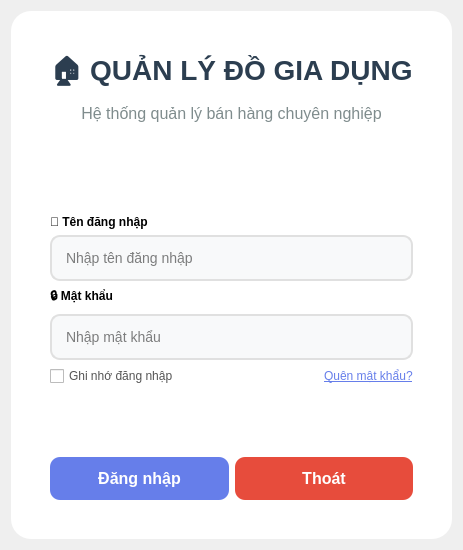
<?xml version="1.0" encoding="UTF-8"?>
<ui version="4.0">
 <class>LoginDialog</class>
 <widget class="QDialog" name="LoginDialog">
  <property name="geometry">
   <rect>
    <x>0</x>
    <y>0</y>
    <width>450</width>
    <height>550</height>
   </rect>
  </property>
  <property name="windowTitle">
   <string>Đăng nhập - Quản lý đồ gia dụng</string>
  </property>
  <property name="styleSheet">
   <string notr="true">
    QDialog {
        background: qlineargradient(x1:0, y1:0, x2:1, y2:1,
            stop:0 #667eea, stop:1 #764ba2);
    }
    QFrame#frameLogin {
        background-color: white;
        border-radius: 20px;
        padding: 30px;
    }
    QLabel#lblTitle {
        font-size: 28px;
        font-weight: bold;
        color: #2c3e50;
    }
    QLabel#lblSubtitle {
        font-size: 16px;
        color: #7f8c8d;
        margin-bottom: 20px;
    }
    QLineEdit {
        padding: 12px;
        border: 2px solid #e0e0e0;
        border-radius: 10px;
        font-size: 14px;
        background-color: #f8f9fa;
    }
    QLineEdit:focus {
        border-color: #667eea;
        background-color: white;
    }
    QPushButton {
        border-radius: 10px;
        padding: 12px;
        font-size: 16px;
        font-weight: bold;
    }
    QPushButton#btnLogin {
        background-color: #667eea;
        color: white;
    }
    QPushButton#btnLogin:hover {
        background-color: #5a67d8;
    }
    QPushButton#btnExit {
        background-color: #e74c3c;
        color: white;
    }
    QPushButton#btnExit:hover {
        background-color: #c0392b;
    }
    QCheckBox {
        color: #555;
    }
   </string>
  </property>
  <layout class="QVBoxLayout" name="verticalLayout">
   <item>
    <widget class="QFrame" name="frameLogin">
     <layout class="QVBoxLayout" name="verticalLayout_2">
      <item>
       <widget class="QLabel" name="lblTitle">
        <property name="text">
         <string>🏠 QUẢN LÝ ĐỒ GIA DỤNG</string>
        </property>
        <property name="alignment">
         <set>Qt::AlignCenter</set>
        </property>
       </widget>
      </item>
      <item>
       <widget class="QLabel" name="lblSubtitle">
        <property name="text">
         <string>Hệ thống quản lý bán hàng chuyên nghiệp</string>
        </property>
        <property name="alignment">
         <set>Qt::AlignCenter</set>
        </property>
       </widget>
      </item>
      <item>
       <spacer name="verticalSpacer">
        <property name="orientation">
         <enum>Qt::Vertical</enum>
        </property>
        <property name="sizeHint" stdset="0">
         <size>
          <width>20</width>
          <height>30</height>
         </size>
        </property>
       </spacer>
      </item>
      <item>
       <widget class="QLabel" name="lblUsername">
        <property name="text">
         <string>👤 Tên đăng nhập</string>
        </property>
        <property name="font">
         <font>
          <weight>75</weight>
          <bold>true</bold>
         </font>
        </property>
       </widget>
      </item>
      <item>
       <widget class="QLineEdit" name="txtUsername">
        <property name="placeholderText">
         <string>Nhập tên đăng nhập</string>
        </property>
       </widget>
      </item>
      <item>
       <widget class="QLabel" name="lblPassword">
        <property name="text">
         <string>🔒 Mật khẩu</string>
        </property>
        <property name="font">
         <font>
          <weight>75</weight>
          <bold>true</bold>
         </font>
        </property>
       </widget>
      </item>
      <item>
       <widget class="QLineEdit" name="txtPassword">
        <property name="echoMode">
         <enum>QLineEdit::Password</enum>
        </property>
        <property name="placeholderText">
         <string>Nhập mật khẩu</string>
        </property>
       </widget>
      </item>
      <item>
       <layout class="QHBoxLayout" name="horizontalLayout_2">
        <item>
         <widget class="QCheckBox" name="chkRemember">
          <property name="text">
           <string>Ghi nhớ đăng nhập</string>
          </property>
         </widget>
        </item>
        <item>
         <spacer name="horizontalSpacer">
          <property name="orientation">
           <enum>Qt::Horizontal</enum>
          </property>
          <property name="sizeHint" stdset="0">
           <size>
            <width>40</width>
            <height>20</height>
           </size>
          </property>
         </spacer>
        </item>
        <item>
         <widget class="QLabel" name="lblForgotPassword">
          <property name="text">
           <string>Quên mật khẩu?</string>
          </property>
          <property name="styleSheet">
           <string notr="true">color: #667eea; text-decoration: underline;</string>
          </property>
          <property name="cursor">
           <cursorShape>PointingHandCursor</cursorShape>
          </property>
         </widget>
        </item>
       </layout>
      </item>
      <item>
       <spacer name="verticalSpacer_2">
        <property name="orientation">
         <enum>Qt::Vertical</enum>
        </property>
        <property name="sizeHint" stdset="0">
         <size>
          <width>20</width>
          <height>20</height>
         </size>
        </property>
       </spacer>
      </item>
      <item>
       <layout class="QHBoxLayout" name="horizontalLayout">
        <item>
         <widget class="QPushButton" name="btnLogin">
          <property name="text">
           <string>Đăng nhập</string>
          </property>
          <property name="default">
           <bool>true</bool>
          </property>
         </widget>
        </item>
        <item>
         <widget class="QPushButton" name="btnExit">
          <property name="text">
           <string>Thoát</string>
          </property>
         </widget>
        </item>
       </layout>
      </item>
     </layout>
    </widget>
   </item>
  </layout>
 </widget>
</ui>
